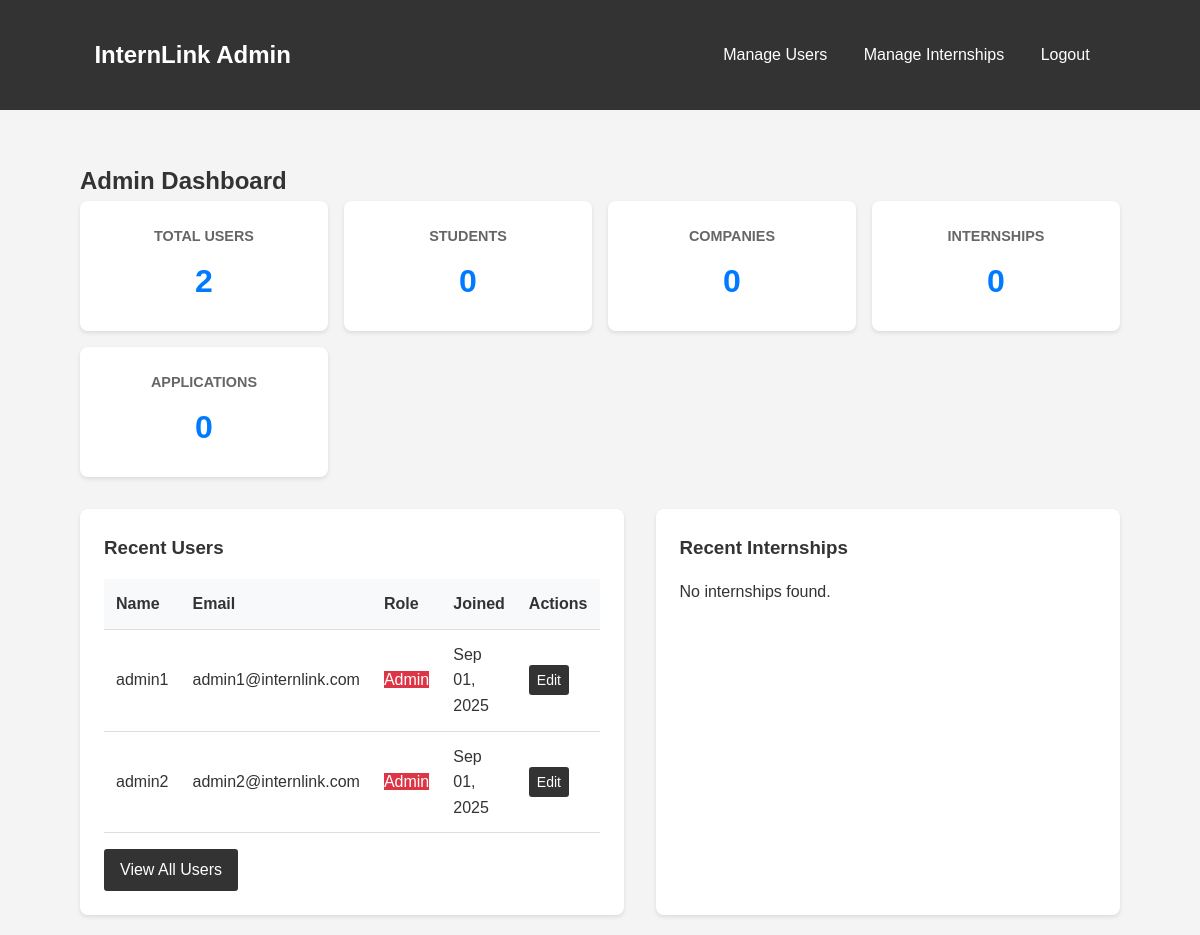
Page /admin/dashboard.php (signed in) on the committed database.
### tables this page shows
CREATE TABLE users (
    user_id INT UNSIGNED AUTO_INCREMENT PRIMARY KEY,
    username VARCHAR(50) NOT NULL UNIQUE,
    email VARCHAR(100) NOT NULL UNIQUE,
    password VARCHAR(255) NOT NULL,
    role ENUM('student', 'company', 'admin') NOT NULL,
    status ENUM('active','inactive') DEFAULT 'active',
    created_at TIMESTAMP DEFAULT CURRENT_TIMESTAMP
);

### admin/dashboard.php (the view, shortened to what this page needs)
<?php
require_once '../includes/db.php';
try {
    $stmt = $pdo->query("SELECT COUNT(*) as total FROM users");
    $totalUsers = $stmt->fetch()['total'];
    $stmt = $pdo->query("SELECT COUNT(*) as total FROM students");
    $totalStudents = $stmt->fetch()['total'];
    $stmt = $pdo->query("SELECT COUNT(*) as total FROM companies");
    $totalCompanies = $stmt->fetch()['total'];
    $stmt = $pdo->query("SELECT COUNT(*) as total FROM internships");
    $totalInternships = $stmt->fetch()['total'];
    $stmt = $pdo->query("SELECT COUNT(*) as total FROM applications");
    $totalApplications = $stmt->fetch()['total'];
    $stmt = $pdo->query("
        SELECT u.*,
               CASE
                   WHEN u.role = 'student' THEN s.full_name
                   WHEN u.role = 'company' THEN c.company_name
                   ELSE u.username
               END as display_name
        FROM users u
        LEFT JOIN students s ON u.user_id = s.user_id
        LEFT JOIN companies c ON u.user_id = c.user_id
        ORDER BY u.created_at DESC
        LIMIT 10
    ");
    $recentUsers = $stmt->fetchAll();
    $stmt = $pdo->query("
        SELECT i.*, c.company_name
        FROM internships i
        JOIN companies c ON i.company_id = c.company_id
        ORDER BY i.created_at DESC
        LIMIT 10
    ");
    $recentInternships = $stmt->fetchAll();
} catch (PDOException $e) {
    $error = "Error loading dashboard data: " . $e->getMessage();
}
?>
<!DOCTYPE html>
<html lang="en">
<head>
    <link rel="stylesheet" href="../css/style.css">
</head>
<body>
    <nav class="navbar">
        <div class="container">
            <h1>InternLink Admin</h1>
            <div>
                <a href="users.php">Manage Users</a>
                    <a href="../internship.php">Manage Internships</a>
                <a href="../logout.php">Logout</a>
            </div>
        </div>
    </nav>
    <div class="container">
        <h2>Admin Dashboard</h2>
        <div class="stats-grid">
            <div class="stat-card">
                <h3>Total Users</h3>
                <div class="stat-number"><?php echo $totalUsers ?? 0; ?></div>
            </div>
            <div class="stat-card">
                <h3>Students</h3>
                <div class="stat-number"><?php echo $totalStudents ?? 0; ?></div>
            </div>
            <div class="stat-card">
                <h3>Companies</h3>
                <div class="stat-number"><?php echo $totalCompanies ?? 0; ?></div>
            </div>
            <div class="stat-card">
                <h3>Internships</h3>
                <div class="stat-number"><?php echo $totalInternships ?? 0; ?></div>
            </div>
            <div class="stat-card">
                <h3>Applications</h3>
                <div class="stat-number"><?php echo $totalApplications ?? 0; ?></div>
            </div>
        </div>
        <div class="admin-sections">
            <div class="admin-section">
                <h3>Recent Users</h3>
                <?php if (!empty($recentUsers)): ?>
                    <div class="table-responsive">
                        <table class="table">
                            <thead>
                                <tr>
                                    <th>Name</th>
                                    <th>Email</th>
                                    <th>Role</th>
                                    <th>Joined</th>
                                    <th>Actions</th>
                                </tr>
                            </thead>
                            <tbody>
                                <?php foreach ($recentUsers as $user): ?>
                                    <tr>
                                        <td><?php echo htmlspecialchars($user['display_name']); ?></td>
                                        <td><?php echo htmlspecialchars($user['email']); ?></td>
                                        <td>
                                            <span class="badge badge-<?php echo $user['role']; ?>">
                                                <?php echo ucfirst($user['role']); ?>
                                            </span>
                                        </td>
                                        <td><?php echo date('M d, Y', strtotime($user['created_at'])); ?></td>
                                        <td>
                                            <a href="users.php?edit=<?php echo $user['user_id']; ?>" class="btn btn-sm">Edit</a>
                                        </td>
                                    </tr>
                                <?php endforeach; ?>
                            </tbody>
                        </table>
                    </div>
                    <a href="users.php" class="btn">View All Users</a>
                <?php else: ?>
                    <p>No users found.</p>
                <?php endif; ?>
            </div>
            <div class="admin-section">
                <h3>Recent Internships</h3>
                <?php if (!empty($recentInternships)): ?>
                    <div class="table-responsive">
                        <table class="table">
                            <thead>
                                <tr>
                                    <th>Title</th>
                                    <th>Company</th>
                                    <th>Status</th>
                                    <th>Posted</th>
                                    <th>Actions</th>
                                </tr>
                            </thead>
                            <tbody>
                                <?php foreach ($recentInternships as $internship): ?>
                                    <tr>
                                        <td><?php echo htmlspecialchars($internship['title']); ?></td>
                                        <td><?php echo htmlspecialchars($internship['company_name']); ?></td>
                                        <td>
                                            <span class="status-badge status-<?php echo $internship['status']; ?>">
                                                <?php echo ucfirst($internship['status']); ?>
                                            </span>
                                        </td>
                                        <td><?php echo date('M d, Y', strtotime($internship['created_at'])); ?></td>
                                        <td>
                                            <a href="../internship.php?id=<?php echo $internship['internship_id']; ?>"
                                               class="btn btn-sm">View</a>
                                        </td>
                                    </tr>
                                <?php endforeach; ?>
                            </tbody>
                        </table>
                    </div>
                    <a href="../internship.php" class="btn">View All Internships</a>
                <?php else: ?>
                    <p>No internships found.</p>
                <?php endif; ?>
            </div>
        </div>
    </div>
</body>
</html>

### css/style.css (style rules this page uses)
* { margin: 0; padding: 0; box-sizing: border-box; -webkit-tap-highlight-color: transparent; }
body { font-family: Arial, sans-serif; line-height: 1.6; background-color: #f4f4f4; color: #333; -webkit-font-smoothing: antialiased; -moz-osx-font-smoothing: grayscale; }
.container { width: 90%; max-width: 1200px; margin: 0 auto; padding: 20px; }
.navbar { background-color: #333; color: white; padding: 1rem; margin-bottom: 2rem; }
.navbar .container { display: flex; justify-content: space-between; align-items: center; }
.navbar a { color: white; text-decoration: none; padding: 0.5rem 1rem; }
.btn { display: inline-block; padding: 0.5rem 1rem; background-color: #333; color: white; border: none; border-radius: 3px; cursor: pointer; text-decoration: none; }
.table { width: 100%; border-collapse: collapse; margin-bottom: 1rem; }
.table th, .table td { padding: 0.75rem; border-bottom: 1px solid #ddd; text-align: left; }
.table th { background-color: #f8f9fa; }

### admin/dashboard.php (style rules this page uses)
.stats-grid { display: grid; grid-template-columns: repeat(auto-fit, minmax(200px, 1fr)); gap: 1rem; margin-bottom: 2rem; }
.stat-card { background: white; padding: 1.5rem; border-radius: 8px; box-shadow: 0 2px 4px rgba(0,0,0,0.1); text-align: center; }
.stat-card h3 { margin: 0 0 0.5rem 0; color: #666; font-size: 0.9rem; text-transform: uppercase; }
.stat-number { font-size: 2rem; font-weight: bold; color: #007bff; }
.admin-sections { display: grid; grid-template-columns: 1fr 1fr; gap: 2rem; }
.admin-section { background: white; padding: 1.5rem; border-radius: 8px; box-shadow: 0 2px 4px rgba(0,0,0,0.1); }
.admin-section h3 { margin-top: 0; margin-bottom: 1rem; color: #333; }
.badge-admin { background-color: #dc3545; color: white; }
.btn-sm { padding: 0.25rem 0.5rem; font-size: 0.875rem; }

### rows in the picture
users: display_name "admin1", email "admin1@internlink.com", role "Admin", created_at "Sep 01, 2025"
users: display_name "admin2", email "admin2@internlink.com", role "Admin", created_at "Sep 01, 2025"

### other values in the picture
$totalUsers "2"
$totalStudents "0"
$totalCompanies "0"
$totalInternships "0"
$totalApplications "0"
